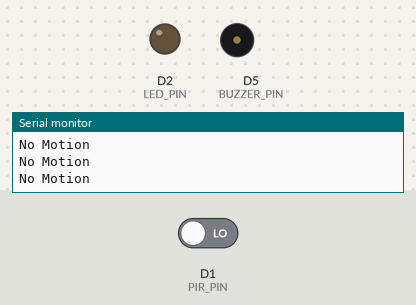
A sketch run on a simulated ESP8266 (NodeMCU). On the bench: output pins drawn as LEDs (lit = HIGH), buzzer (waves = sounding), the last lines printed to the serial monitor. The inputs (shaded band) are chosen by the test bench; at power-on: D1 (PIR_PIN) LOW. WiFi joins after 1.5 s; servers stay silent unless stated.

Above: at 3.0 s.
3.1 s: D1 (PIR_PIN) driven HIGH
At 4.5 s:
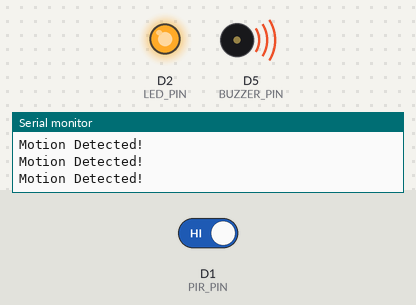
4.8 s: D1 (PIR_PIN) driven LOW
At 5.8 s:
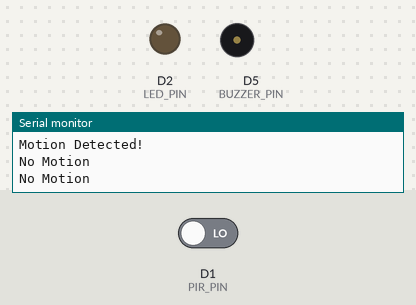
Timing chart, 0 to 7.8 s (numbered marks = the images above; inputs shaded):
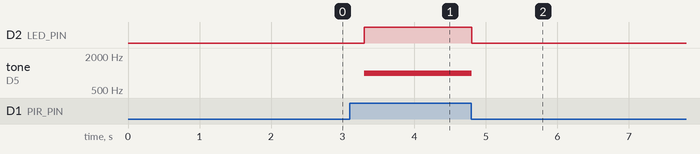

Measured:
- after the input at 3.1 s, D2 (LED_PIN): LOW → HIGH after 0.21 s; tone on D5 (BUZZER_PIN): silent → 1000 Hz after 0.21 s
- after the input at 4.8 s, D2 (LED_PIN): HIGH → LOW at once; tone on D5 (BUZZER_PIN): 1000 Hz → silent at once

The sketch:

home_intrusion.ino
```cpp
#define BLYNK_TEMPLATE_ID "Your_Template_ID"
#define BLYNK_TEMPLATE_NAME "Your_Template_Name"
#define BLYNK_AUTH_TOKEN "Your_Auth_Token"

#include <ESP8266WiFi.h>
#include <BlynkSimpleEsp8266.h>

#define PIR_PIN D1           // PIR sensor OUT pin connected to D1
#define LED_PIN D2           // LED connected to D2 for feedback
#define BUZZER_PIN D5        // Buzzer connected to D5

char ssid[] = "Your_WiFi_SSID";        // Replace with your Wi-Fi SSID
char pass[] = "Your_WiFi_PASSWORD";    // Replace with your Wi-Fi Password

void setup() {
  Serial.begin(9600);
  pinMode(PIR_PIN, INPUT);
  pinMode(LED_PIN, OUTPUT);
  pinMode(BUZZER_PIN, OUTPUT);

  Blynk.begin(BLYNK_AUTH_TOKEN, ssid, pass);   // Initialize Blynk connection
}

void loop() {
  Blynk.run();
  int pirState = digitalRead(PIR_PIN);

  if (pirState == HIGH) {
    Serial.println("Motion Detected!");
    digitalWrite(LED_PIN, HIGH);
    tone(BUZZER_PIN, 1000);
    Blynk.logEvent("motion_detected", "Motion Detected!");
    Blynk.virtualWrite(V1, 255);
  } else {
    Serial.println("No Motion");
    digitalWrite(LED_PIN, LOW);
    noTone(BUZZER_PIN);
    Blynk.virtualWrite(V1, 0);
  }

  delay(500);
}
```
